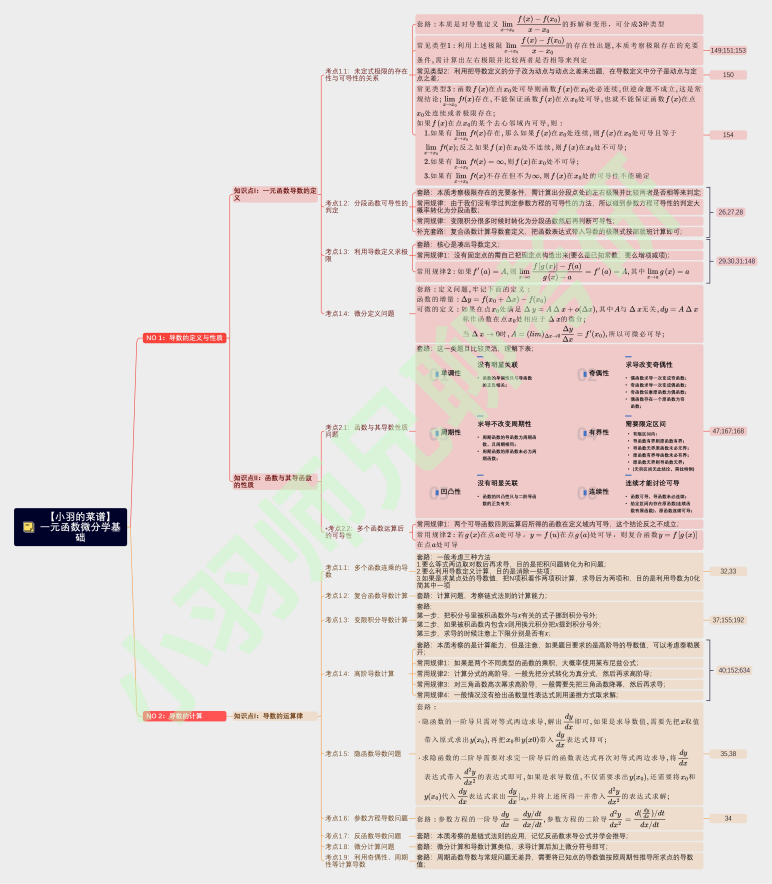
#> input picture page_01.png, 3086 x 3535 px (shown at 1/4 size)
$ python -i image_utils.py   (imports and definitions only)
#> lines starting #> are read from the running program, lines starting #| are printed output that depends on the picture
"""
图像预处理工具 — 优化图片质量以提高 OCR 识别准确率

包含：
- 自适应对比度增强 (CLAHE)
- 二值化 (Otsu / 自适应阈值)
- 去噪 (中值滤波 / 高斯滤波)
- 倾斜校正 (deskew)
- 管道函数：一键预处理
"""

import io
import numpy as np
from PIL import Image, ImageFilter, ImageEnhance


# [5 lines left out: function _to_array, not called in this run]


def _to_pil(arr):
    """numpy array → PIL Image"""
    return Image.fromarray(arr)


# [105 lines left out: functions enhance_contrast, binarize, denoise, deskew, not called in this run]


def upscale(image_bytes, scale=2):
    """放大 — 对低分辨率图片放大以提高OCR识别率"""
    img = Image.open(io.BytesIO(image_bytes))
    w, h = img.size
    new_size = (w * scale, h * scale)
    enlarged = img.resize(new_size, Image.LANCZOS)
    return _to_bytes(enlarged, 'JPEG')


def preprocess_pipeline(image_bytes, steps=None):
    """
    完整预处理管道
    默认: upscale → enhance → denoise → binarize
    """
    if steps is None:
        steps = ['upscale', 'enhance', 'denoise', 'binarize']
    data = image_bytes
    for step in steps:
        if step == 'upscale':
            data = upscale(data, scale=2)
        elif step == 'enhance':
            data = enhance_contrast(data)
        elif step == 'denoise':
            data = denoise(data, strength='medium')
        elif step == 'binarize':
            data = binarize(data, method='otsu')
        elif step == 'deskew':
            data = deskew(data)
        elif step == 'enhance_light':
            data = enhance_contrast(data, clip_limit=1.5)
    return data


def preprocess_for_baidu(image_bytes):
    """为百度 OCR 优化：放大 + 对比度 + 去噪"""
    return preprocess_pipeline(image_bytes, steps=['upscale', 'enhance', 'denoise'])


def preprocess_for_pix2tex(image_bytes):
    """为 LaTeX-OCR 优化：放大 + 轻对比度 + 二值化"""
    return preprocess_pipeline(image_bytes, steps=['upscale', 'enhance_light', 'binarize'])


def preprocess_for_vision_model(image_bytes):
    """为视觉语言模型优化：放大 + 轻对比度"""
    return preprocess_pipeline(image_bytes, steps=['upscale', 'enhance_light'])


# [5 lines left out: function _to_bytes, not called in this run]

>>> import cv2
>>> picture = cv2.imread('page_01.png', cv2.IMREAD_GRAYSCALE)
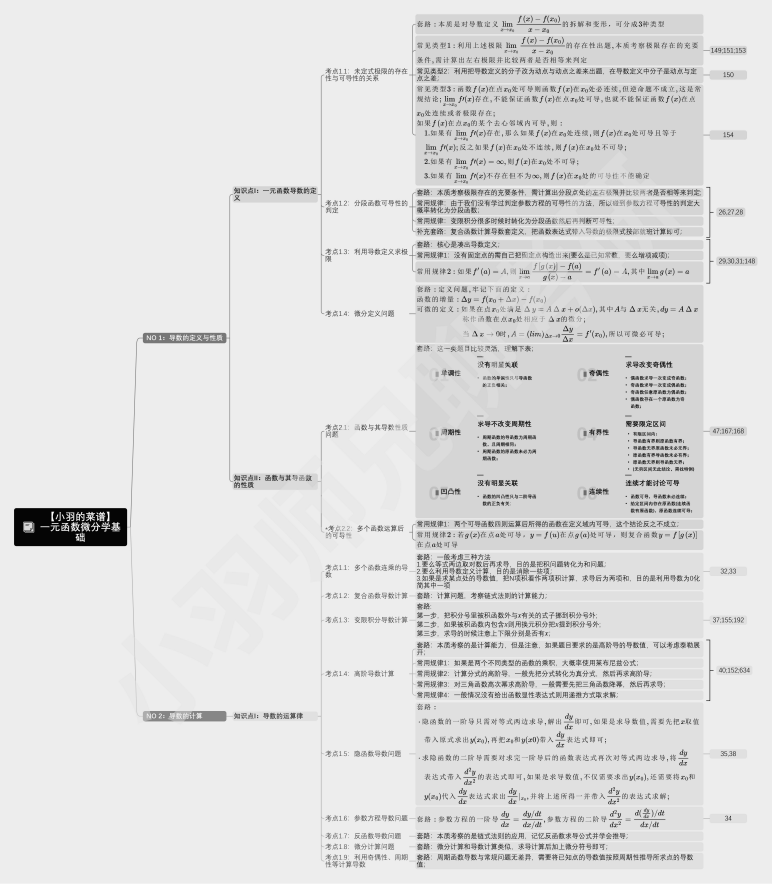
#> picture: shape (3535, 3086) (shown at 1/4 size); min 0, max 255, mean 222.6
>>> result = preprocess_pipeline(picture)
#> (the run stopped early here; a loop or call above may not have finished)

$ run again, on page_02.png
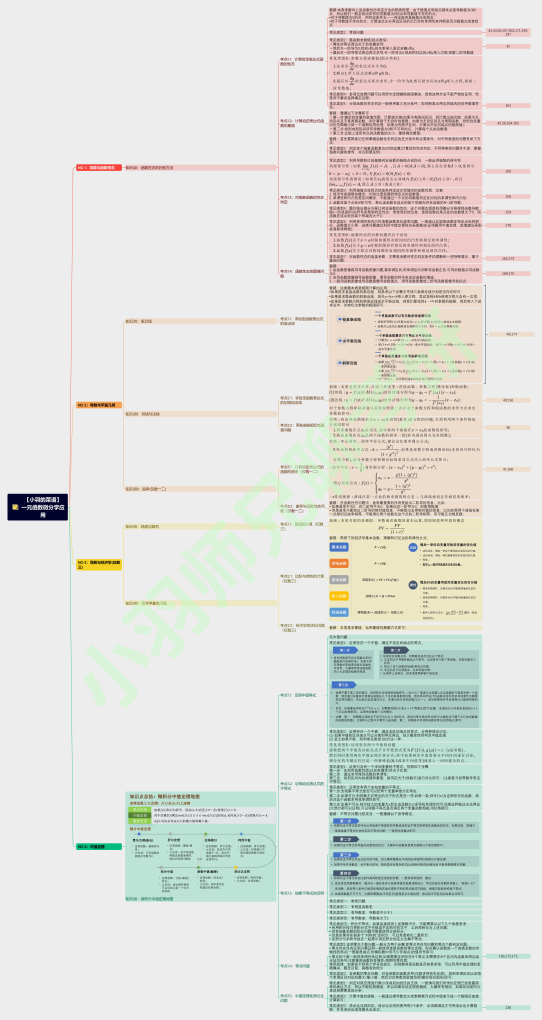
#> input picture page_02.png, 2167 x 4077 px (shown at 1/4 size)
#> `picture = cv2.imread('page_01.png', cv2.IMREAD_GRAYSCALE)`:
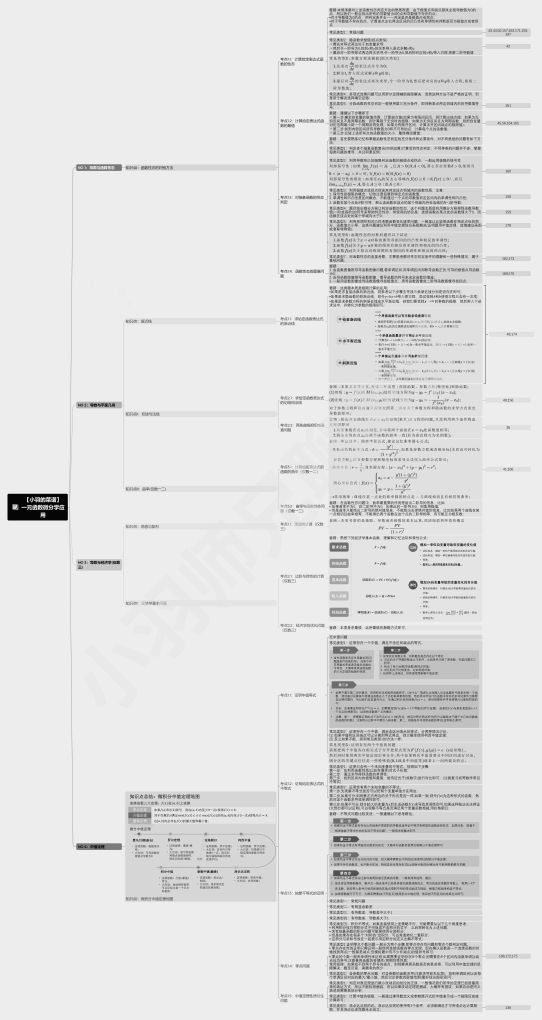
#> picture: shape (4077, 2167) (shown at 1/4 size); min 0, max 255, mean 223.7

$ run again, on page_03.png
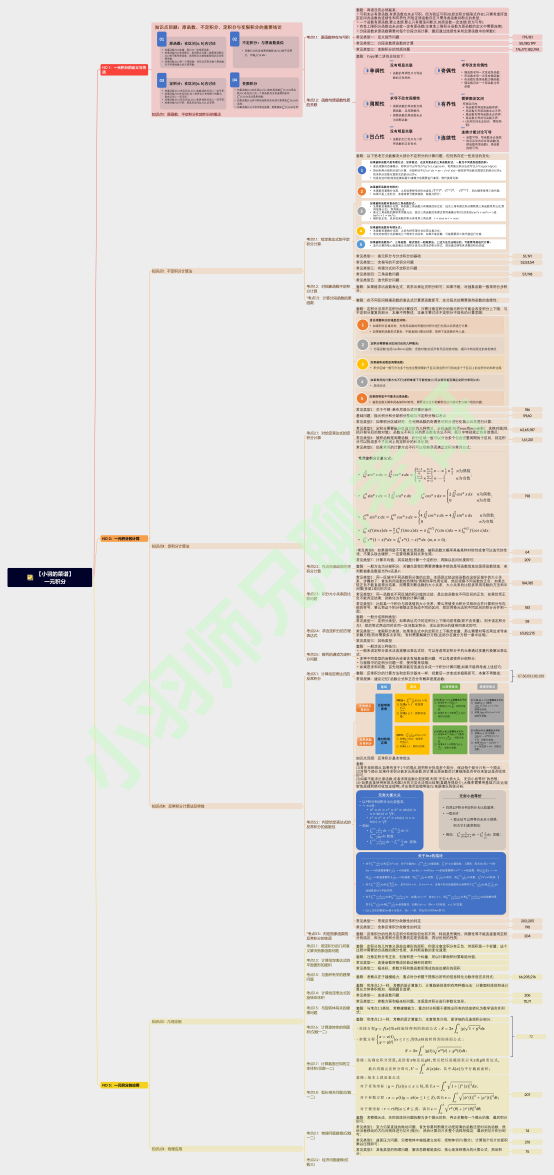
#> input picture page_03.png, 2214 x 4700 px (shown at 1/4 size)
#> `picture = cv2.imread('page_01.png', cv2.IMREAD_GRAYSCALE)`:
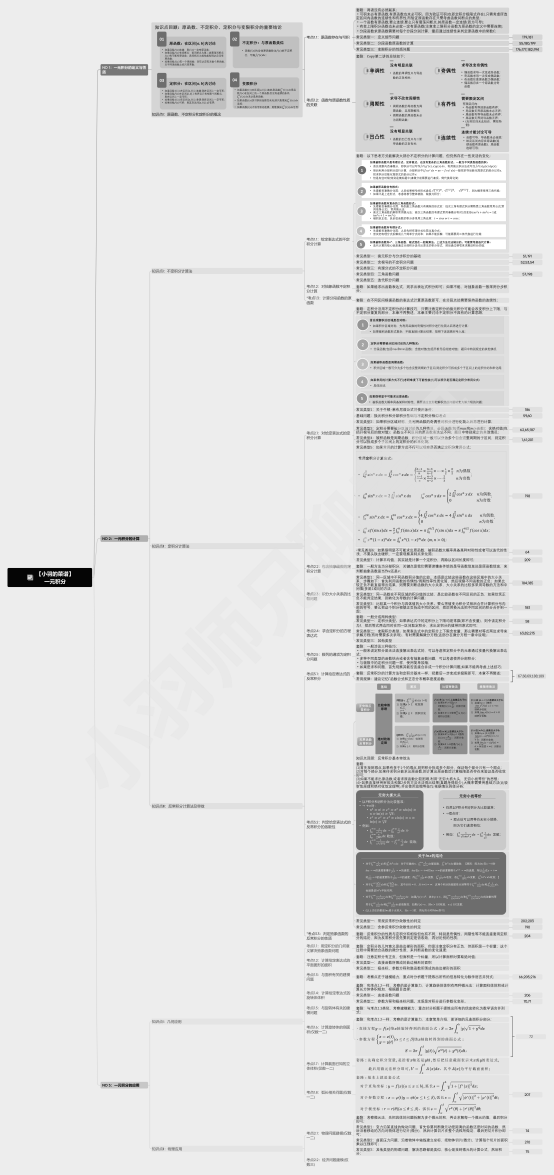
#> picture: shape (4700, 2214) (shown at 1/4 size); min 0, max 255, mean 224.4

$ run again, on page_04.png
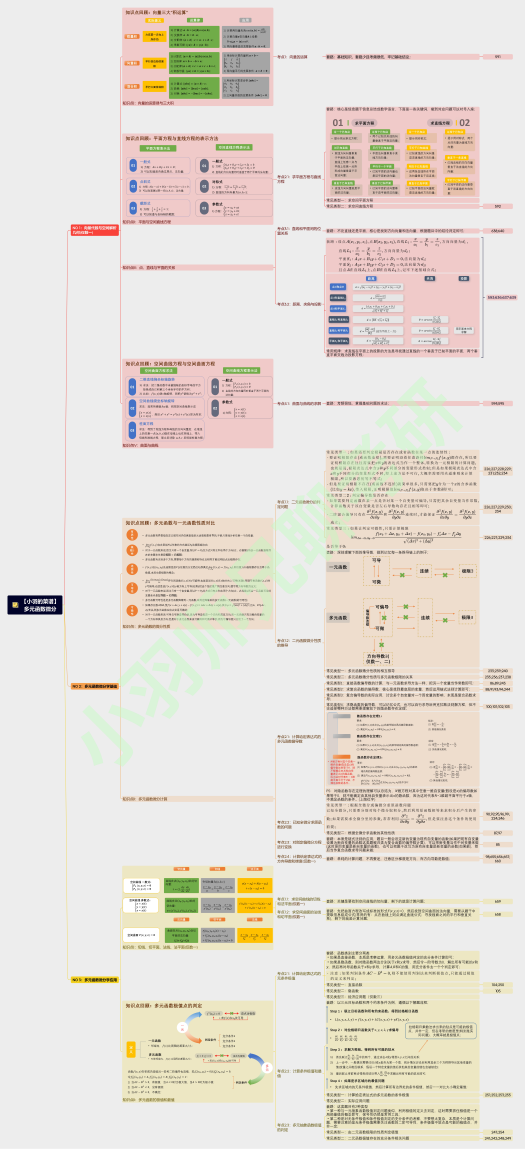
#> input picture page_04.png, 2100 x 4595 px (shown at 1/4 size)
#> `picture = cv2.imread('page_01.png', cv2.IMREAD_GRAYSCALE)`:
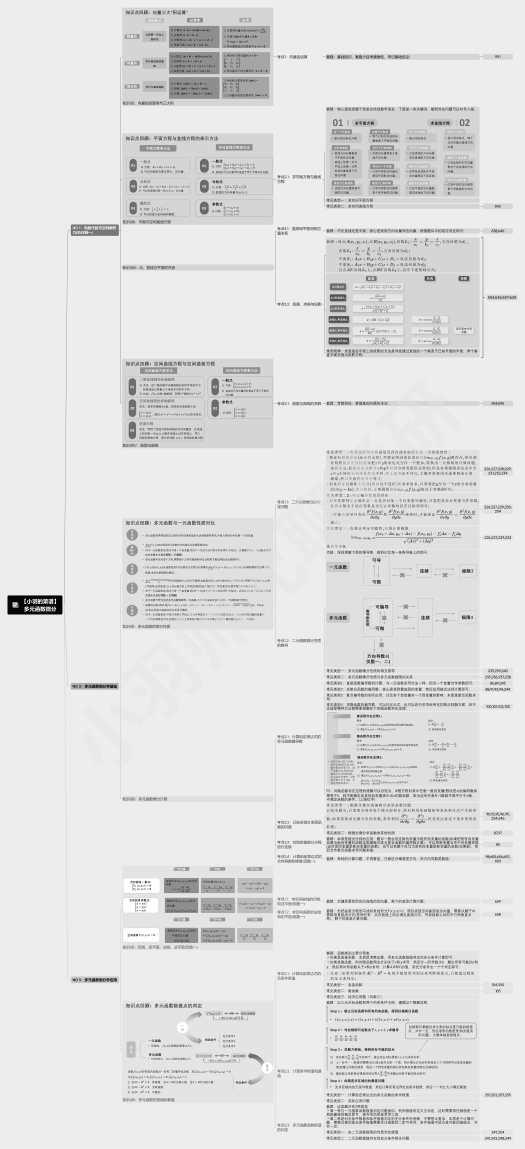
#> picture: shape (4595, 2100) (shown at 1/4 size); min 0, max 255, mean 224.3
